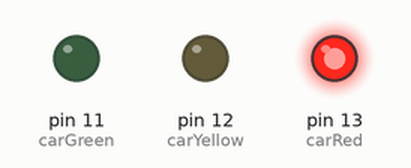
This sketch was run on a simulated Arduino Uno, built with avr-gcc and run on an emulated ATmega328P. Parts: output pins drawn as LEDs (lit = HIGH).

Above: at 2.5 s.
At 5.5 s:
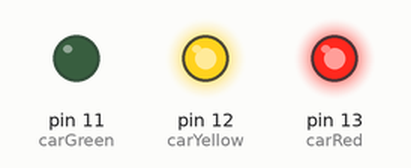
At 8.5 s:
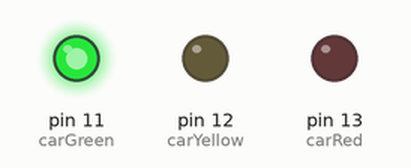
At 12.5 s:
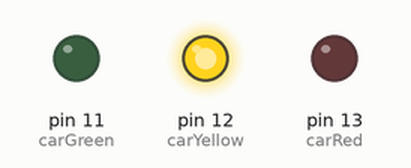
Timing chart, 0 to 18.2 s (numbered marks = the images above):
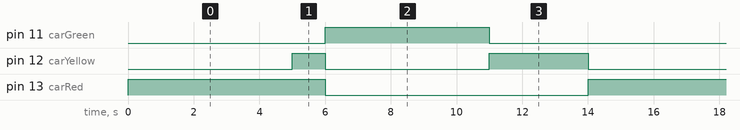

The sketch:

Task_03_LED_Blinking.ino
```cpp
const int carRed = 13;
const int carYellow = 12;
const int carGreen = 11;

// State durations
const unsigned long redTime = 5000;
const unsigned long redYellowTime = 1000;
const unsigned long greenTime = 5000;
const unsigned long yellowTime = 3000;

// Traffic light states
enum TrafficState {
  RED,
  RED_YELLOW,
  GREEN,
  YELLOW
};

TrafficState currentState = RED;
unsigned long previousMillis = 0;

void setup() {
  pinMode(carRed, OUTPUT);
  pinMode(carYellow, OUTPUT);
  pinMode(carGreen, OUTPUT);

  digitalWrite(carRed, HIGH);
  digitalWrite(carYellow, LOW);
  digitalWrite(carGreen, LOW);

  previousMillis = millis();
}

void loop() {
  unsigned long currentMillis = millis();

  switch (currentState) {

    case RED:
      digitalWrite(carRed, HIGH);
      digitalWrite(carYellow, LOW);
      digitalWrite(carGreen, LOW);

      if (currentMillis - previousMillis >= redTime) {
        previousMillis = currentMillis;
        currentState = RED_YELLOW;
      }
      break;

    case RED_YELLOW:
      digitalWrite(carRed, HIGH);
      digitalWrite(carYellow, HIGH);
      digitalWrite(carGreen, LOW);

      if (currentMillis - previousMillis >= redYellowTime) {
        previousMillis = currentMillis;
        currentState = GREEN;
      }
      break;

    case GREEN:
      digitalWrite(carRed, LOW);
      digitalWrite(carYellow, LOW);
      digitalWrite(carGreen, HIGH);

      if (currentMillis - previousMillis >= greenTime) {
        previousMillis = currentMillis;
        currentState = YELLOW;
      }
      break;

    case YELLOW:
      digitalWrite(carRed, LOW);
      digitalWrite(carYellow, HIGH);
      digitalWrite(carGreen, LOW);

      if (currentMillis - previousMillis >= yellowTime) {
        previousMillis = currentMillis;
        currentState = RED;
      }
      break;
  }
}
```

Measured:
- by itself, pin 11 (carGreen): alternates HIGH for 5.0 s and LOW for 9.0 s
- by itself, pin 12 (carYellow): repeats every 14.0 s: LOW 5.0 s, HIGH 3.0 s, LOW 5.0 s, HIGH 1.0 s
- by itself, pin 13 (carRed): alternates HIGH for 6.0 s and LOW for 8.0 s
